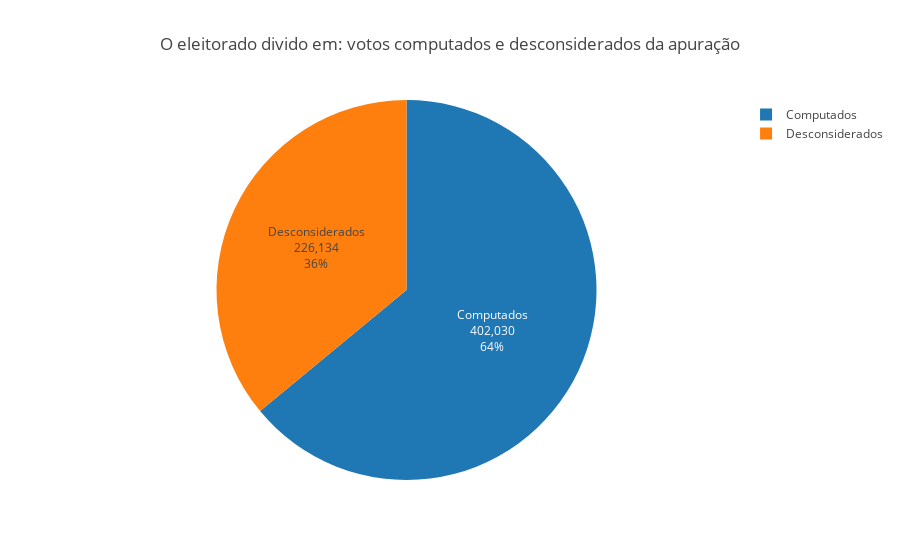

This figure's notebook cell:
### Markdown cell above
#### Proporção de eleitores considerados (votos válidos) em relação aos não considerados

### Code cell
values = [total_votos_validos, total_votos_nao_considerados]
labels = [ 'Computados', 'Desconsiderados' ]

title = 'O eleitorado divido em: votos computados e desconsiderados da apuração'
fig = generatePieChart(go=go, labels=labels, values=values, title=title)
py.iplot(fig)

### Figure 1 — Plotly figure (JSON) as saved in the notebook; plotly's stock layout.template omitted (floating-point values rounded to 4 significant figures)
{"data": [{"labels": ["Computados", "Desconsiderados"], "textinfo": "percent+value+label", "type": "pie", "uid": "3d611844-e341-11e8-8177-5cc9d399d62a", "values": [402030, 226134]}], "layout": {"title": "O eleitorado divido em: votos computados e desconsiderados da apuração"}}
